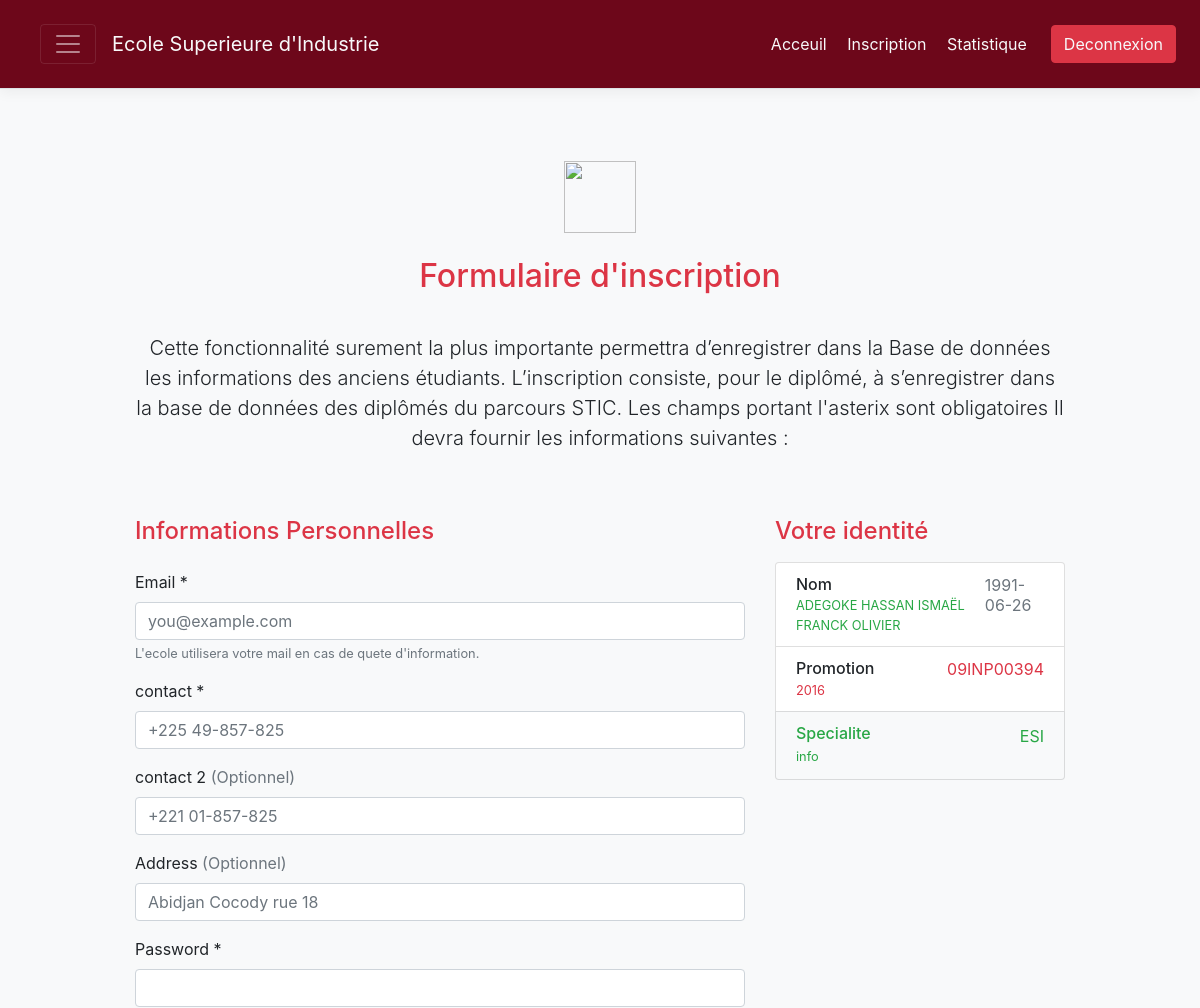
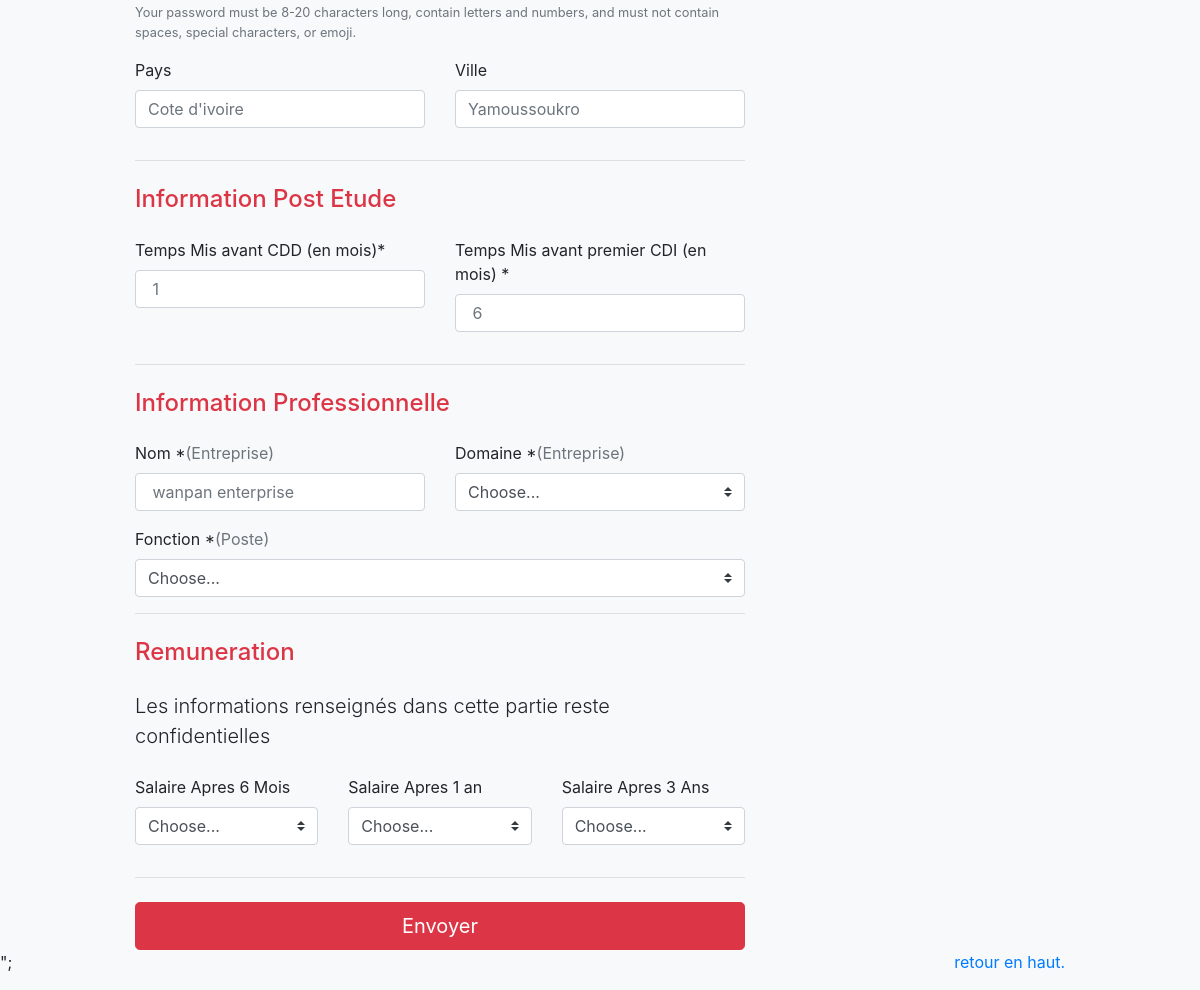
Screenshot of /inscription/index.php (signed in) with the database file from the repository (2 pictures, top to bottom).
### tables this page shows
CREATE TABLE IF NOT EXISTS `idesi` (
  `id` int(10) UNSIGNED NOT NULL AUTO_INCREMENT,
  `matricule` varchar(20) NOT NULL,
  `promo` year(4) NOT NULL,
  `filiere` varchar(50) NOT NULL,
  `nom` varchar(100) NOT NULL,
  `sexe` varchar(5) NOT NULL,
  `birth` date NOT NULL,
  `wher` varchar(100) NOT NULL,
  `who` varchar(50) NOT NULL,
  `bac` varchar(5) NOT NULL,
  PRIMARY KEY (`id`)
);

### inscription/index.php (the view, shortened to what this page needs)
<!doctype html>
<html lang="en">
  <head>
    <link href="../dist/css/bootstrap.min.css" rel="stylesheet">
    <link href="form-validation.css" rel="stylesheet">
  </head>
 <?php
    $db_username = 'root';
    $db_password = '';
    $db_name     = 'esi';
    $db_host     = 'localhost';
    $db = mysqli_connect($db_host, $db_username, $db_password,$db_name)
           or die('could not connect to database');
    $matricule = $_SESSION['matricule'];
    $requete = "SELECT * FROM idesi where matricule = '".$matricule."'  ";
    $exec_requete = mysqli_query($db,$requete);
    $reponse      = mysqli_fetch_array($exec_requete);
           ?>
  <body class="bg-light">
  <div  class="tete">
<div class="pos-f-t">
    <div class="tete d-flex  flex-column flex-md-row align-items-center p-3 px-md-4 mb-4 border-bottom box-shadow">
    <nav class="navbar navbar-dark bg-transparent">
    <button class="navbar-toggler" type="button" data-toggle="collapse" data-target="#navbarToggleExternalContent" aria-controls="navbarToggleExternalContent" aria-expanded="false" aria-label="Toggle navigation">
      <span class="navbar-toggler-icon"></span>
    </button>
  </nav>
      <h5  class="my-0 mr-md-auto font-weight-normal text-light ">Ecole Superieure d'Industrie</h5>
      <nav class="my-2 my-md-0 mr-md-3">
        <a class="p-2 text-light active" href="../acceuil/">Acceuil <span class="sr-only">(current)</span></a> </a>
        <a class="p-2 text-light" href="#">Inscription</a>
        <a class="p-2 text-light" href="../dashboard/">Statistique</a>
      </nav>
      <a class="btn btn-danger text-light" href='../loginscription/principale.php?deconnexion=true'><span>Deconnexion</span></a>
    </div>
</div>
    <div class="container " style= "margin-top: 1px ;">
      <div class="py-5 text-center">
        <img class="d-block mx-auto mb-4" src="" alt="" width="72" height="72">
        <h2 class="text-danger">Formulaire d'inscription</h2>
        <p class="lead"></br>
            Cette fonctionnalité surement la plus importante permettra d’enregistrer dans la Base de données les informations des anciens étudiants.
            L’inscription consiste, pour le diplômé, à s’enregistrer dans la base de données des diplômés du parcours STIC. Les champs portant l'asterix sont obligatoires Il devra fournir les informations suivantes :
        </p>
      </div>
      <div class="row">
        <div class="col-md-4 order-md-2 mb-4">
          <h4 class="d-flex justify-content-between align-items-center mb-3">
            <span class="text-danger">Votre identité</span>
          </h4>
          <ul class="list-group mb-3">
            <li class="list-group-item d-flex justify-content-between lh-condensed">
              <div>
                <h6 class="my-0">Nom</h6>
                <small class="text-success"><?php echo $reponse['nom']; ?></small>
              </div>
              <span class="text-muted"><?php echo $reponse['birth']; ?></span>
            </li>
            <li class="list-group-item d-flex justify-content-between lh-condensed">
              <div>
                <h6 class="my-0">Promotion</h6>
                <small class="text-danger"><?php echo $reponse['promo']; ?></small>
              </div>
              <span class="text-danger"><?php echo $_SESSION['matricule']; ?>  </span>
            </li>
            <li class="list-group-item d-flex justify-content-between bg-light">
              <div class="text-success">
                <h6 class="my-0">Specialite</h6>
                <small><?php
                  if (($reponse['filiere'])=="E2IT") echo "E2I";
                else echo $reponse['filiere'] ; ?></small>
              </div>
              <span class="text-success">ESI</span>
            </li>
          </ul>
        </div>
        <div class="col-md-8 order-md-1">
        <form method="post" action="verif.php" class="needs-validation" novalidate   >
          <h4 class=" mb-4 text-danger">Informations Personnelles</h4>
            <div class="mb-3">
              <label for="email">Email * <span class="text-muted"></span></label>
              <input type="email" class="form-control" name="email" aria-describedby="emailHelp" placeholder="you@example.com" required>
              <small id="emailHelp" class="form-text text-muted">L'ecole utilisera votre mail en cas de quete d'information.</small>
            </div>
            <div class="mb-3">
              <label for="contact">contact *</label>
              <input type="text" class="form-control" name="contact" placeholder="+225 49-857-825" required>
            </div>
            <div class="mb-3">
              <label for="contact2">contact 2 <span class="text-muted">(Optionnel)</span></label>
              <input type="text" class="form-control" name="contact2" placeholder="+221 01-857-825" >
            </div>
            <div class="mb-3">
              <label for="address2">Address  <span class="text-muted">(Optionnel)</span></label>
              <input type="text" class="form-control" name="address" placeholder="Abidjan Cocody rue 18">
            </div>
            <div class="mb-3">
              <label for="inputPassword5">Password *</label>
              <input type="password" name="mdp" id="inputPassword5" class="form-control" aria-describedby="passwordHelpBlock" required>
              <small id="passwordHelpBlock" class="form-text text-muted">
              Your password must be 8-20 characters long, contain letters and numbers, and must not contain spaces, special characters, or emoji.
              </small>
            </div>
            <div class="row">
              <div class="col-md-6 mb-3">
                <label for="country">Pays</label>
                <input type="text" class="form-control" name="pays" placeholder="Cote d'ivoire">
              </div>
              <div class="col-md-6 mb-3">
                <label for="state">Ville</label>
              <input type="text" class="form-control" name="ville" placeholder="Yamoussoukro">
              </div>
           </div>
            <hr class="mb-4">
            <h4 class="mb-4 text-danger">Information Post Etude</h4>
          <div class=" row">
            <div class=" col-md-6 mb-3">
              <label for="tcdd">Temps Mis avant CDD (en mois)* </label>
              <input type="number" class="form-control" name="tcdd" placeholder=" 1" value="" required>
            </div>
            <div class=" col-md-6 mb-3">
              <label for="tcdd">Temps Mis avant premier CDI (en mois) * </label>
              <input type="number" class="form-control" name="tmdd" placeholder=" 6 " value="" required>
            </div>
          </div>
            <hr class="mb-4">
            <h4 class="mb-4 text-danger">Information Professionnelle</h4>
            <div class="row">
              <div class="col-md-6 mb-3">
                <label for="Entreprise">Nom *<span class="text-muted">(Entreprise)</span></label>
                <input type="text" class="form-control" name="entreprise" placeholder=" wanpan enterprise" value="" required>
              </div>
              <div class="col-md-6 mb-3">
                <label for="domaine">Domaine *<span class="text-muted">(Entreprise)</span></label>
                <select class="custom-select d-block w-100" name="domaine" required>
                  <option value="">Choose...</option>
                </select>
              </div>
            </div>
            <div class="mb-6">
              <label for="Contact">Fonction *<span class="text-muted">(Poste)</span></label>
              <select class="custom-select d-block w-100" name="fonction" required>
                <option value="">Choose...</option>
              </select>
            </div>
            <hr class="mb-4" >
            <h4 class="mb-4 text-danger">Remuneration</h4>
            <p class="lead mb-4"><h10>Les informations renseignés dans cette partie reste confidentielles </h10></p>
            <div class="row">
              <div class="col-md-4 mb-3">
              <label for="salaire">Salaire Apres 6 Mois<span class="text-muted"></span></label>
              <select class="custom-select d-block w-100" name="salaire6" >
              <option value="">Choose...</option>
              </select>
              </div>
              <div class="col-md-4 mb-3">
              <label for="salaire">Salaire Apres 1 an<span class="text-muted"></span></label>
              <select class="custom-select d-block w-100" name="salaire1" >
                <option value="">Choose...</option>
              </select>
              </div>
              <div class="col-md-4 mb-3">
              <label for="salaire">Salaire Apres 3 Ans<span class="text-muted"></span></label>
              <select class="custom-select d-block w-100" name="salaire3" >
                <option value="">Choose...</option>
              </select>
              </div>
            </div>
            <hr class="mb-4">
            <button class="btn btn-danger btn-lg btn-block" type="submit">Envoyer</button>
          </form>
        </div>
      </div>
		<p class="float-right"><a href="#">retour en haut.</a></p>
    </div>
  </body> ";
</html>

### inscription/form-validation.css (style rules this page uses)
.tete.d-flex { background-color: #6d071A; }
.border-bottom { border-bottom: 1px solid #e5e5e5; }
.box-shadow { box-shadow: 0 .25rem .75rem rgba(0, 0, 0, .05); }
.container { max-width: 960px; }
.lh-condensed { line-height: 1.25; }

### rows the page displays
idesi: nom "ADEGOKE HASSAN ISMAËL FRANCK OLIVIER", birth "1991-06-26", promo "2016", filiere "info"

### other values shown
$_SESSION['matricule'] "09INP00394"
